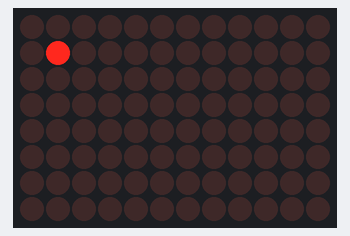
A sketch run on a simulated Arduino Uno R4 WiFi. Parts: 12×8 LED matrix.

Above: at 0.05 s.
At 2.05 s:
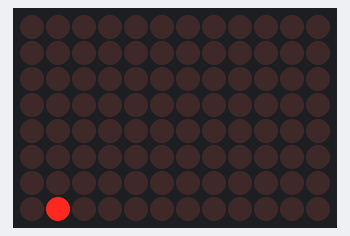
At 4.15 s:
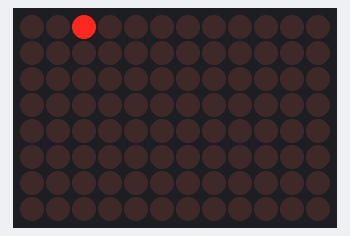
At 8.25 s:
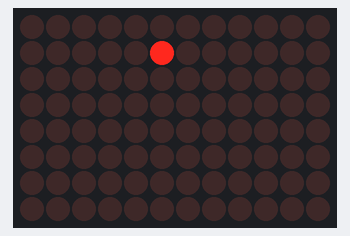
At 12.35 s:
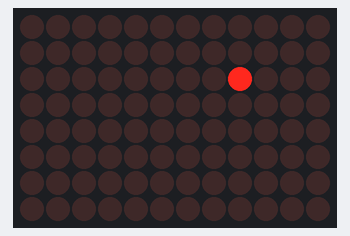
At 16.45 s:
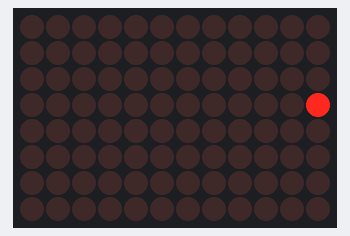

Measured:
- by itself, everything shown: repeats every 15.4 s, in 154 steps

The sketch:

028.ino
```cpp
#include "Arduino_LED_Matrix.h"
ArduinoLEDMatrix matrix;
int x = 0;
int y = 0;

int x_state = 1;
int y_state = 1;

int br = 115200;
int dt = 100;

byte frame[8][12] = {
  { 0, 0, 0, 0, 0, 0, 0, 0, 0, 0, 0, 0 },
  { 0, 0, 0, 0, 0, 0, 0, 0, 0, 0, 0, 0 },
  { 0, 0, 0, 0, 0, 0, 0, 0, 0, 0, 0, 0 },
  { 0, 0, 0, 0, 0, 0, 0, 0, 0, 0, 0, 0 },
  { 0, 0, 0, 0, 0, 0, 0, 0, 0, 0, 0, 0 },
  { 0, 0, 0, 0, 0, 0, 0, 0, 0, 0, 0, 0 },
  { 0, 0, 0, 0, 0, 0, 0, 0, 0, 0, 0, 0 },
  { 0, 0, 0, 0, 0, 0, 0, 0, 0, 0, 0, 0 }
};

void setup() {
  Serial.begin(br);
  matrix.begin();
}

void loop() {
  x = x + x_state;
  y = y + y_state;

  if (x <= 0 || 11 <= x) {
    x_state = -x_state;
  }

  if (y <= 0 || 7 <= y) {
    y_state = -y_state;
  }

  frame[y][x] = !frame[y][x];
  matrix.renderBitmap(frame, 8, 12);
  frame[y][x] = !frame[y][x];
  delay(dt);
}
```
